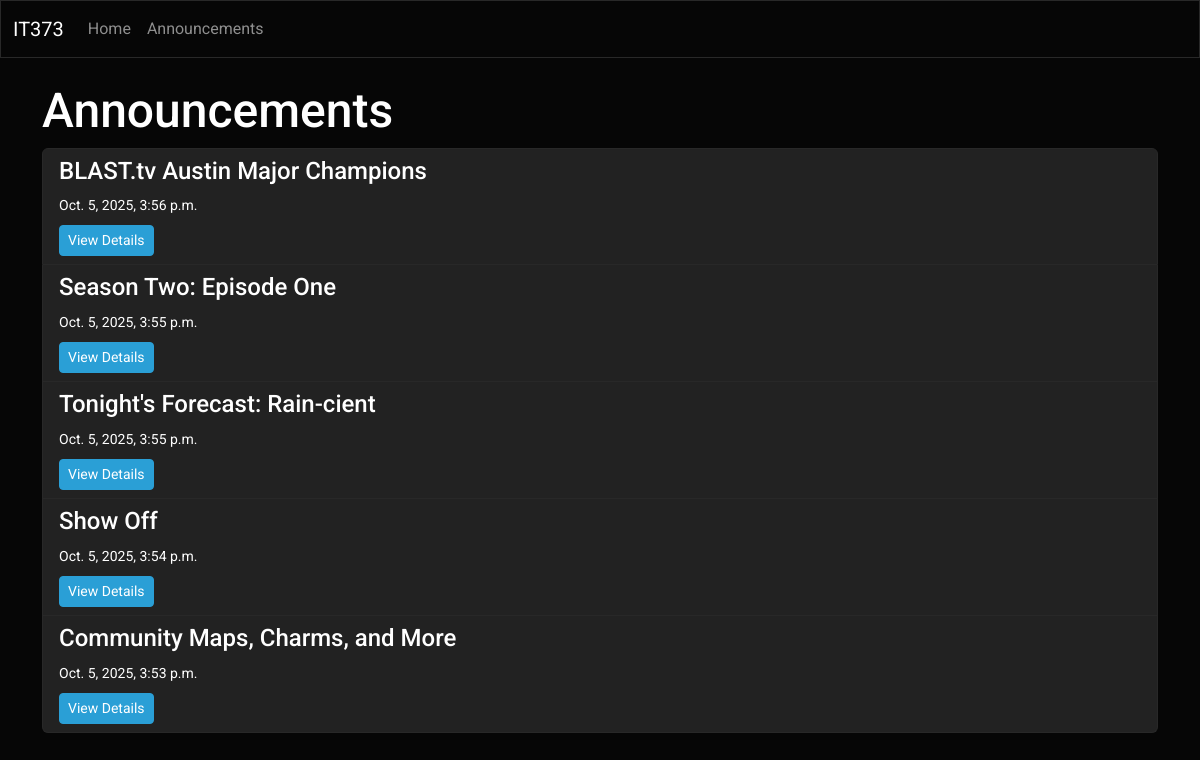
Page /announcements/ on the earlier database version.
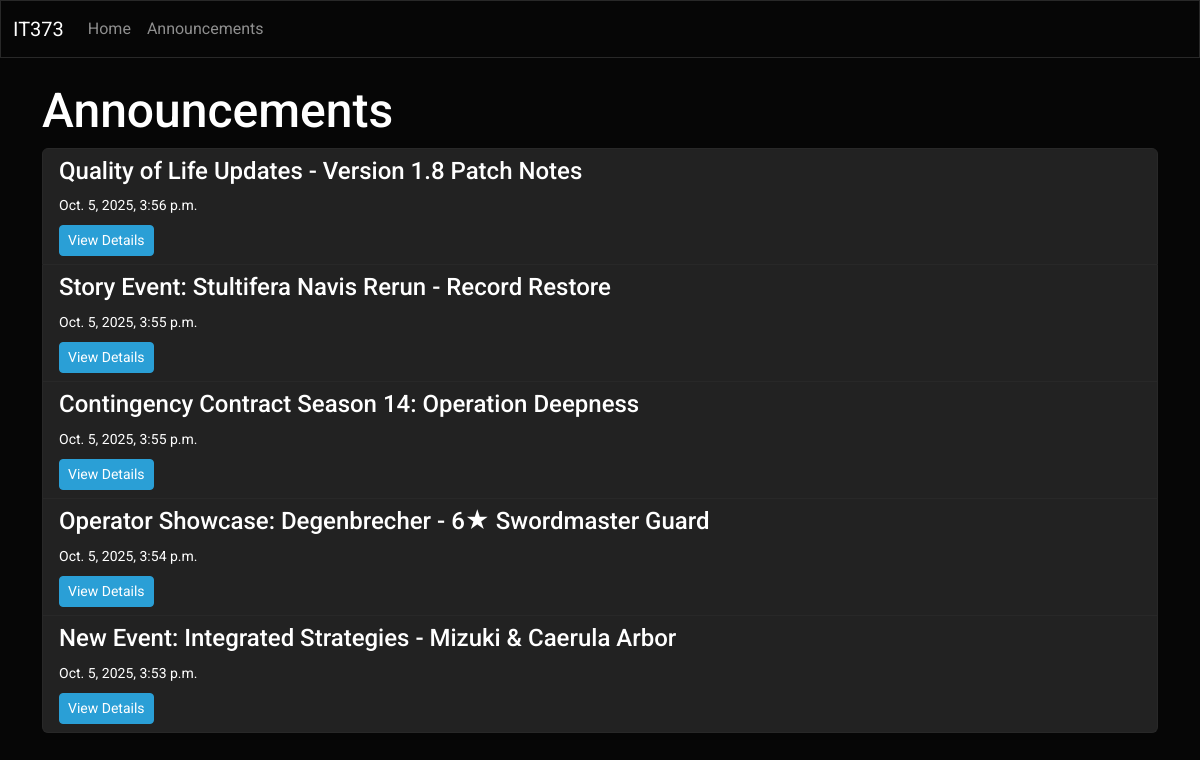
Same page on the later database version.
### details/models.py (models this page shows, shortened)
class Announcement(models.Model):
    title = models.CharField(max_length=200)
    content = models.TextField()
    date_posted = models.DateTimeField(auto_now_add=True)

### details/views.py (the view)
# urls.py: path('announcements/', views.announcement_list, name='announcement_list'),
def announcement_list(request):
    announcements = Announcement.objects.all().order_by('-date_posted')
    return render(request, 'details/announcement_list.html', {'announcements': announcements})

### details/templates/details/announcement_list.html (shortened to what this page needs)
{% extends 'details/base.html' %}
{% block content %}
<h2>Announcements</h2>
<ul class="list-group">
  {% for announcement in announcements %}
  <li class="list-group-item">
    <h5>{{ announcement.title }}</h5>
    <small>{{ announcement.date_posted }}</small><br>
    <a href="{% url 'announcement_detail' announcement.pk %}" class="btn btn-sm btn-primary mt-2">View Details</a>
  </li>
  {% empty %}
  <li class="list-group-item">No announcements found.</li>
  {% endfor %}
</ul>
{% endblock %}

### details/templates/details/base.html (shortened to what this page needs)
<!DOCTYPE html>
<html lang="en">
<head>
    <link href="https://bootswatch.com/5/cyborg/bootstrap.css" rel="stylesheet">
</head>
<body>
<nav class="navbar navbar-expand-lg navbar-dark bg-dark mb-4">
  <div class="container-fluid">
    <a class="navbar-brand" href="/">IT373</a>
    <div class="collapse navbar-collapse">
      <ul class="navbar-nav">
        <li class="nav-item"><a class="nav-link" href="/">Home</a></li>
        <li class="nav-item"><a class="nav-link" href="/announcements/">Announcements</a></li>
      </ul>
    </div>
  </div>
</nav>
<div class="container">
  {% block content %}{% endblock %}
</div>
</body>
</html>

Differences in the rows shown:
changed Announcement: title "BLAST.tv Austin Major Champions" → "Quality of Life Updates - Version 1.8 Patch Notes"
changed Announcement: title "Season Two: Episode One" → "Story Event: Stultifera Navis Rerun - Record Restore"
changed Announcement: title "Tonight's Forecast: Rain-cient" → "Contingency Contract Season 14: Operation Deepness"
changed Announcement: title "Show Off" → "Operator Showcase: Degenbrecher - 6★ Swordmaster Guard"
changed Announcement: title "Community Maps, Charms, and More" → "New Event: Integrated Strategies - Mizuki & Caerula Arbor"
